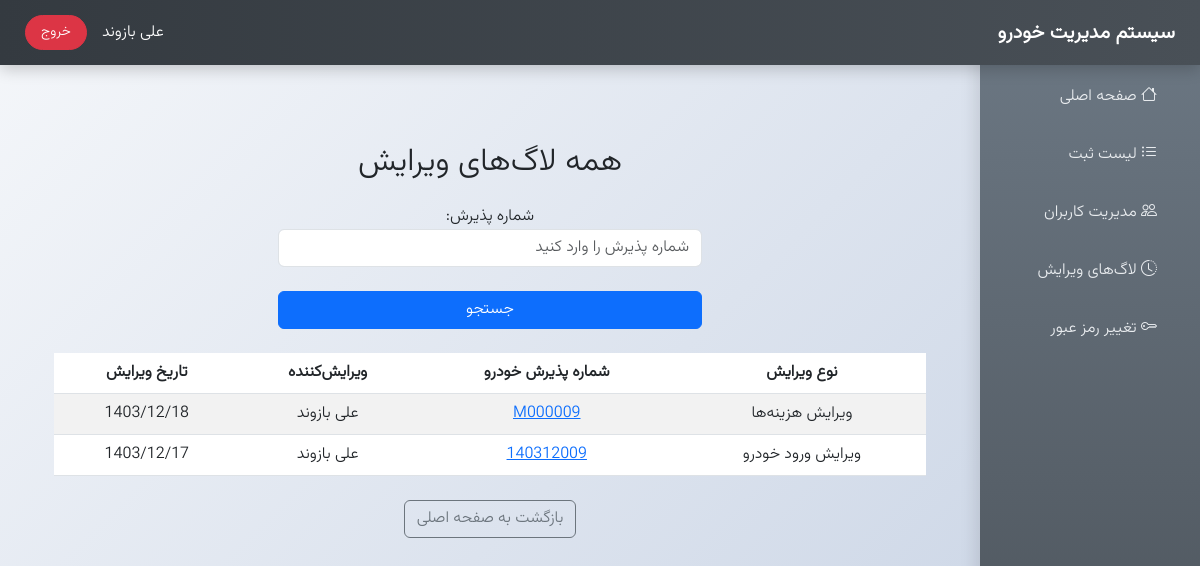
The page /edit-logs/ (signed in) on the database its author committed.
### core/models.py (models this page shows, shortened)
class UserProfile(models.Model):
    user = models.OneToOneField(User, on_delete=models.CASCADE, verbose_name="کاربر")
    first_name = models.CharField(max_length=50, verbose_name="نام")
    last_name = models.CharField(max_length=50, verbose_name="نام خانوادگی")
    national_code = models.CharField(max_length=10, unique=True, verbose_name="کد ملی")  # بدون default
    phone_number = models.CharField(max_length=11, verbose_name="شماره موبایل", default="09120000000")
    must_change_password = models.BooleanField(default=True, verbose_name="باید رمز را تغییر دهد")
    class Meta:
        verbose_name = "پروفایل کاربر"
        verbose_name_plural = "پروفایل‌های کاربران"

class EditLog(models.Model):
    EDIT_TYPES = (
        ('CAR_ENTRY', 'ویرایش ورود خودرو'),
        ('CAR_PARTS', 'ویرایش قطعات خودرو'),
        ('CAR_COSTS', 'ویرایش هزینه‌ها'),
    )
    edit_type = models.CharField(max_length=20, choices=EDIT_TYPES, verbose_name="نوع ویرایش")
    car_entry = models.ForeignKey('CarEntry', on_delete=models.CASCADE, verbose_name="خودرو", related_name="edit_logs")
    edited_by = models.ForeignKey(User, on_delete=models.SET_NULL, null=True, verbose_name="ویرایش‌کننده",
                                  related_name="edit_logs")
    edited_at = models.CharField(max_length=10, verbose_name="تاریخ ویرایش")  # تاریخ شمسی
    class Meta:
        verbose_name = "لاگ ویرایش"
        verbose_name_plural = "لاگ‌های ویرایش"

class CarEntry(models.Model):
    parking_number = models.CharField(max_length=20, verbose_name="شماره پارکینگ")
    delivery_date = models.CharField(max_length=10, verbose_name="تاریخ تحویل")
    car_type = models.CharField(max_length=50, verbose_name="نوع خودرو")
    license_plate = models.CharField(max_length=30, verbose_name="شماره انتظامی")
    owner_name = models.CharField(max_length=100, verbose_name="نام مالک")
    engine_number = models.CharField(max_length=50, unique=True, verbose_name="شماره موتور")
    chassis_number = models.CharField(max_length=50, unique=True, verbose_name="شماره شاسی")
    has_cabin_plate = models.BooleanField(default=False, verbose_name="پلاک اتاق")
    acceptance_number = models.CharField(max_length=9, unique=True, editable=False, verbose_name="شماره پذیرش")
    accepted_by = models.CharField(max_length=100, verbose_name="مسئول پذیرش")  # نام و نام خانوادگی
    accepted_at = models.CharField(max_length=10, verbose_name="تاریخ پذیرش")
    edited_by = models.CharField(max_length=100, null=True, blank=True, verbose_name="ویرایش‌کننده")  # نام و نام خانوادگی
    driver_name = models.CharField(max_length=100, verbose_name="نام و نام خانوادگی راننده/آورنده")
    driver_license_plate = models.CharField(max_length=30, verbose_name="شماره پلاک راننده/آورنده")
    driver_phone = models.CharField(max_length=15, verbose_name="شماره تماس راننده/آورنده")

### core/views.py (the view)
# urls.py: path('edit-logs/', views.edit_logs, name='edit_logs'),
@login_required
@user_passes_test(is_admin, login_url='home')
def edit_logs(request, acceptance_number='all'):
    form = SearchLogForm(request.GET or None)
    logs = EditLog.objects.all().order_by('-edited_at')
    car = None
    if form.is_valid() and form.cleaned_data['acceptance_number']:
        search_term = form.cleaned_data['acceptance_number']
        logs = logs.filter(car_entry__acceptance_number__icontains=search_term)
    if acceptance_number != 'all':
        car = get_object_or_404(CarEntry, acceptance_number=acceptance_number)
        logs = logs.filter(car_entry=car)
    paginator = Paginator(logs, 50)  # 50 سطر در هر صفحه
    page_number = request.GET.get('page')
    try:
        page_logs = paginator.page(page_number)
    except PageNotAnInteger:
        page_logs = paginator.page(1)
    except EmptyPage:
        page_logs = paginator.page(paginator.num_pages)
    return render(request, 'core/edit_logs.html', {
        'car': car,
        'logs': page_logs,
        'form': form,
        'paginator': paginator,
    })

### core/forms.py
class SearchLogForm(forms.Form):
    acceptance_number = forms.CharField(
        max_length=9,
        required=False,
        label="شماره پذیرش",
        widget=forms.TextInput(attrs={'class': 'form-control', 'placeholder': 'شماره پذیرش را وارد کنید'})
    )

### core/views.py (called while the page is built)
def is_admin(user):
    return user.is_superuser

### core/templates/core/edit_logs.html (shortened to what this page needs)
{% extends 'core/base.html' %}
{% block content %}
    <div class="container mt-5">
        <h2 class="text-center mb-4">
            {% if car %}
                لاگ‌های ویرایش برای خودرو: {{ car.car_type }} ({{ car.acceptance_number }})
            {% else %}
                همه لاگ‌های ویرایش
            {% endif %}
        </h2>
        <form method="get" class="mb-4">
            <div class="row justify-content-center">
                <div class="col-md-6">
                    {{ form.as_p }}
                    <button type="submit" class="btn btn-primary mt-2 w-100">جستجو</button>
                </div>
            </div>
        </form>
        <table class="table table-striped">
            <thead>
                <tr>
                    <th>نوع ویرایش</th>
                    <th>شماره پذیرش خودرو</th>
                    <th>ویرایش‌کننده</th>
                    <th>تاریخ ویرایش</th>
                </tr>
            </thead>
            <tbody>
                {% for log in logs %}
                    <tr>
                        <td>{{ log.get_edit_type_display }}</td>
                        <td>
                            <a href="{% url 'car_details' log.car_entry.acceptance_number %}">{{ log.car_entry.acceptance_number }}</a>
                        </td>
                        <td>{{ log.edited_by.userprofile.first_name }} {{ log.edited_by.userprofile.last_name }}</td>
                        <td>{{ log.edited_at }}</td>
                    </tr>
                {% empty %}
                    <tr>
                        <td colspan="4" class="text-center">هیچ لاگی پیدا نشد.</td>
                    </tr>
                {% endfor %}
            </tbody>
        </table>
        <div class="text-center mt-4">
            {% if car %}
                <a href="{% url 'car_details' car.acceptance_number %}" class="btn btn-outline-secondary">بازگشت به جزئیات خودرو</a>
            {% else %}
                <a href="{% url 'home' %}" class="btn btn-outline-secondary">بازگشت به صفحه اصلی</a>
            {% endif %}
        </div>
    </div>
{% endblock %}

### core/templates/core/base.html (shortened to what this page needs)
<!DOCTYPE html>
<html lang="fa" dir="rtl">
<head>
    {% load static %}
    <link href="https://cdn.jsdelivr.net/npm/bootstrap@5.3.0/dist/css/bootstrap.min.css" rel="stylesheet">
    <link rel="stylesheet" href="{% static 'css/persianDatepicker-default.css' %}">
    <link rel="stylesheet" href="https://cdn.jsdelivr.net/npm/bootstrap-icons@1.11.3/font/bootstrap-icons.min.css">
</head>
<body>
    <div class="header">
        <div class="fw-bold fs-5">سیستم مدیریت خودرو</div>
        <div class="user-info">
            {% if user.is_authenticated %}
                <span class="fw-medium">
                    {{ user.userprofile.first_name|default:user.username }}
                    {{ user.userprofile.last_name|default:'' }}
                </span>
                <a href="{% url 'logout' %}" class="btn btn-sm btn-danger">خروج</a>
            {% else %}
                <a href="{% url 'login' %}" class="btn btn-sm btn-primary">ورود</a>
            {% endif %}
        </div>
    </div>
    <div class="container-fluid">
        <div class="sidebar d-lg-block" id="sidebar">
            <h4 class="text-center mb-4">منو</h4>
            <nav>
                <a href="{% url 'home' %}" class="nav-link"><i class="bi bi-house me-2"></i> صفحه اصلی</a>
                <a href="{% url 'registration_list' %}" class="nav-link"><i class="bi bi-list-ul me-2"></i> لیست ثبت</a>
                {% if user.is_superuser %}
                    <a href="{% url 'user_management' %}" class="nav-link"><i class="bi bi-people me-2"></i> مدیریت کاربران</a>
                    <a href="{% url 'edit_logs' acceptance_number='all' %}" class="nav-link"><i class="bi bi-clock-history me-2"></i> لاگ‌های ویرایش</a>
                {% endif %}
                <a href="{% url 'change_password' %}" class="nav-link"><i class="bi bi-key me-2"></i> تغییر رمز عبور</a>
            </nav>
        </div>
        <div class="content">
            {% block content %}{% endblock %}
        </div>
    </div>
</body>
</html>

### rows shown on the page
EditLog: edit_type "ویرایش هزینه‌ها", car_entry.acceptance_number "M000009", edited_by.userprofile.first_name "علی", edited_by.userprofile.last_name "بازوند", edited_at "1403/12/18"
EditLog: edit_type "ویرایش ورود خودرو", car_entry.acceptance_number "140312009", edited_by.userprofile.first_name "علی", edited_by.userprofile.last_name "بازوند", edited_at "1403/12/17"

### other values the page prints
{{ user.userprofile.first_name|default:user.username }} "علی"
{{ user.userprofile.last_name|default:'' }} "بازوند"
